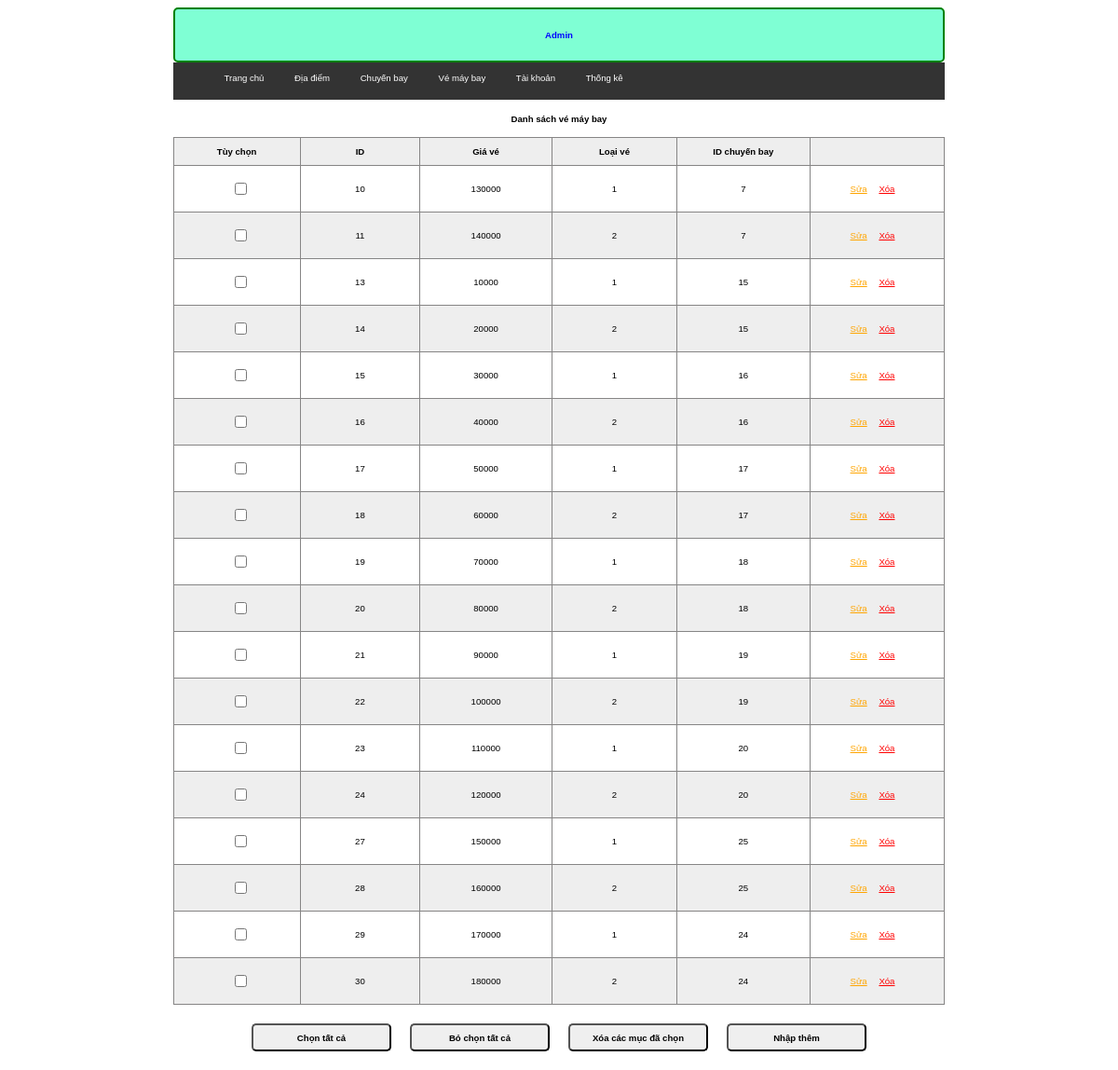
Before: /admin/index.php?act=listvmb (signed in) with the older database file.
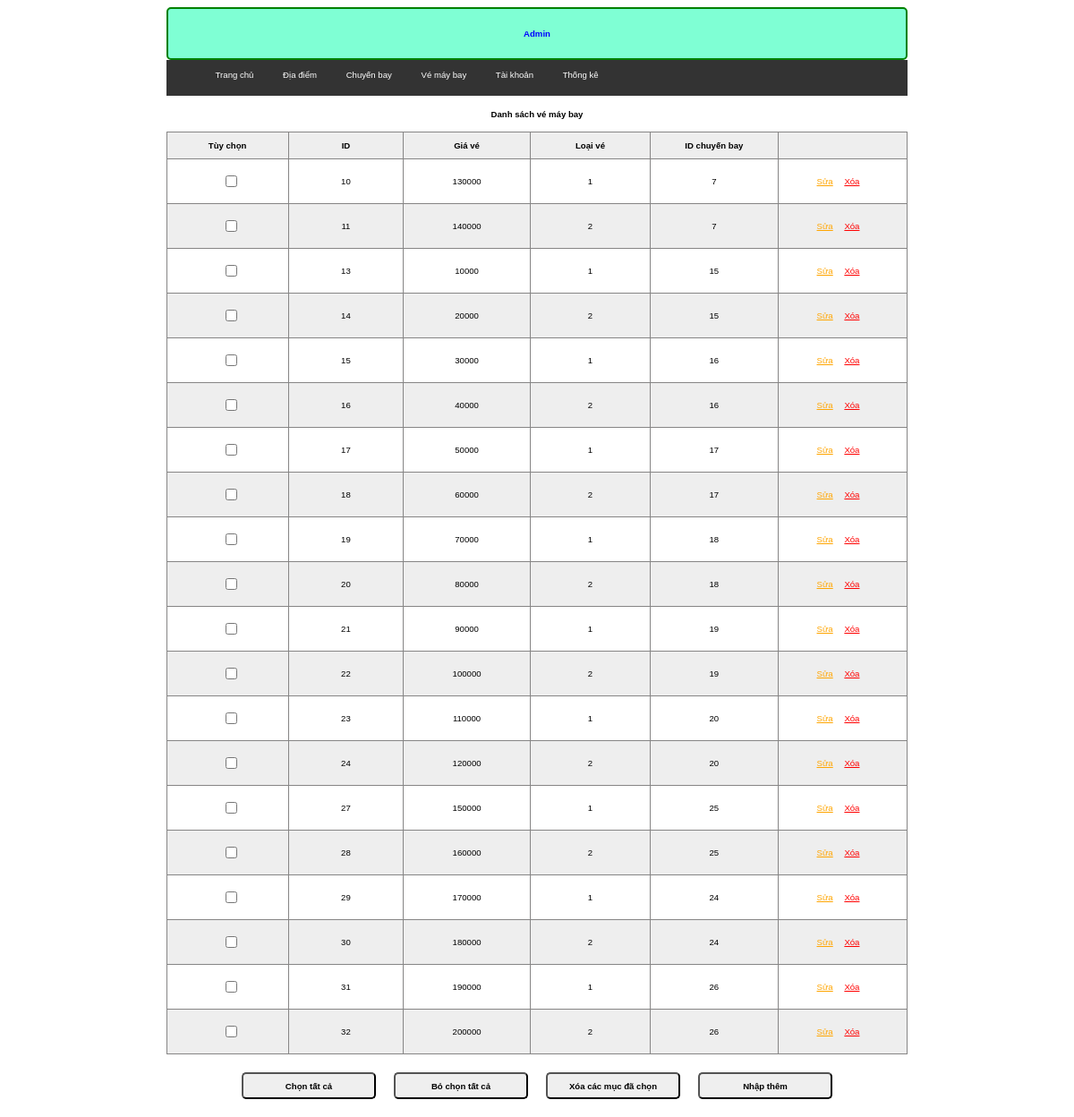
After: the same page with the newer database file.
### tables this page shows
CREATE TABLE `ve_may_bay` (
  `id` int(11) NOT NULL,
  `gia_ve` int(11) NOT NULL,
  `loai_ve` tinyint(2) NOT NULL COMMENT '1.pho thong, 2.thuong gia',
  `id_chuyen_bay` int(11) NOT NULL
);

### model/pdo.php (called while the page is built, shortened)
<?php
function pdo_get_connection(){
    $servername = "localhost";
    $username = "root";
    $password = "";
    try {
        $conn = new PDO("mysql:host=$servername;dbname=dat_ve_may_bay", $username, $password);
        $conn->setAttribute(PDO::ATTR_ERRMODE, PDO::ERRMODE_EXCEPTION);
        return $conn;
    } catch(PDOException $e) {
        echo "Connection failed: " . $e->getMessage();
    }
}
function pdo_query($sql){
    $sql_args=array_slice(func_get_args(),1);
    try{
        $conn=pdo_get_connection();
        $stmt=$conn->prepare($sql);
        $stmt->execute($sql_args);
        $rows=$stmt->fetchAll();
        return $rows;
    }
    catch(PDOException $e){
        throw $e;
    }
    finally{
        unset($conn);
    }
}
?>

### model/vemaybay.php (called while the page is built, shortened)
<?php
    function loadall_vemaybay() {
        $sql = "SELECT * FROM `ve_may_bay` WHERE 1";
        $listVeMayBay = pdo_query($sql);
        return $listVeMayBay;
    }
?>

### admin/vemaybay/list.php (the view, shortened to what this page needs)
<?php
    if (isset($_SESSION['user']) && ($_SESSION['role'] == 0)) {
?>
    <div class="rowheader">
        <h1>Danh sách vé máy bay</h1>
    </div>
    <table>
        <tr>
            <th>Tùy chọn</th>
            <th>ID</th>
            <th>Giá vé</th>
            <th>Loại vé</th>
            <th>ID chuyến bay</th>
            <th></th>
        </tr>
        <?php
            foreach ($listVeMayBay as $value) {
                extract($value);
                echo '
                <tr>
                    <td><input type="checkbox" name="name[]" id="check_all"></td>
                    <td>'.$id.'</td>
                    <td>'.$gia_ve.'</td>
                    <td>'.$loai_ve.'</td>
                    <td>'.$id_chuyen_bay.'</td>
                    <td class="">
                        <a href="index.php?act=updatevmb&id='.$id.'" style="color:orange">Sửa</a>
                        <a href="index.php?act=delvmb&id='.$id.'" style="color: red;margin:0 10px;" onclick="return confirm(\'Bạn có chắc xóa không\')">Xóa</a>
                    </td>
                </tr>
                ';
            }
        ?>
    </table>
    <div class="but">
        <input class="border-[2px] bg-[#eee] border-[#868585]" type="button" value="Chọn tất cả" id="btn1">
        <input class="border-[2px] bg-[#eee] border-[#868585]" type="button" value="Bỏ chọn tất cả" id="btn2">
        <input class="border-[2px] bg-[#eee] border-[#868585]" type="button" value="Xóa các mục đã chọn">
        <a href="index.php?act=addvmb"><input type="button" value="Nhập thêm" class="border-[2px] bg-[#eee] border-[#868585]"></a>
    </div>
<?php
    }
?>

Changed rows visible on the page:
added ve_may_bay: id "31", gia_ve "190000", loai_ve "1", id_chuyen_bay "26"
added ve_may_bay: id "32", gia_ve "200000", loai_ve "2", id_chuyen_bay "26"
